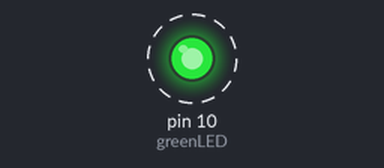
Simulated run of this sketch. Board: Arduino Uno, built with avr-gcc and run on an emulated ATmega328P. On the bench: output pins drawn as LEDs (lit = HIGH). Dashed ring = blinking.

Above: at 0.5 s.
Timing chart, 0 to 4.6 s (numbered marks = the images above):
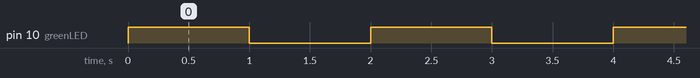

Measured:
- by itself, pin 10 (greenLED): alternates HIGH for 1.0 s and LOW for 1.0 s

The sketch:

Project1.ino
```cpp
// Pin 10 is connected to the postive(Long Leg) of the LED.
// The short leg to a 220 Ohm Resistor (Red, Red, Brown) and then to ground.
// So we give Pin 10 a descriptive name:
int greenLED = 10;

// the setup routine ONLY runs once when the GCDuino is reset:
void setup()
{
  // initialize the digital pin as an output.
  pinMode(greenLED, OUTPUT);
}

// the loop routine runs over and over again forever:
void loop()
{
  digitalWrite(greenLED, HIGH);   // turn the LED on (HIGH is the voltage level)
  delay(1000);                    // wait for a second
  digitalWrite(greenLED, LOW);    // turn the LED off by making the voltage LOW
  delay(1000);                    // wait for a second
}

//Can you make the LED stay ON longer than it is OFF?
//Can you make it blink faster?
//How fast can it blink?
//What would change in the code if we moved the wire connecting the LED to the GCD?
//What does the "~" sign mean infront of the pin number?
```

Project1e.ino
```cpp
/*
//Add these BEFORE your setup function.
int brightness = 0;    // how bright the LED is
int fadeAmount = 5;    // how many points to fade the LED by

//Make your loop function look like below:
void loop()
{
  // set the brightness of the green LED:
  analogWrite(greenLED, brightness);

  // change the brightness for next time through the loop:
  brightness = brightness + fadeAmount;

  // reverse the direction of the fading at the ends of the fade:
  if (brightness == 0 || brightness == 255)
  {
    fadeAmount = -fadeAmount ;
  }
  // wait for 50 milliseconds to see the dimming effect
  delay(50);
}

*/
```
